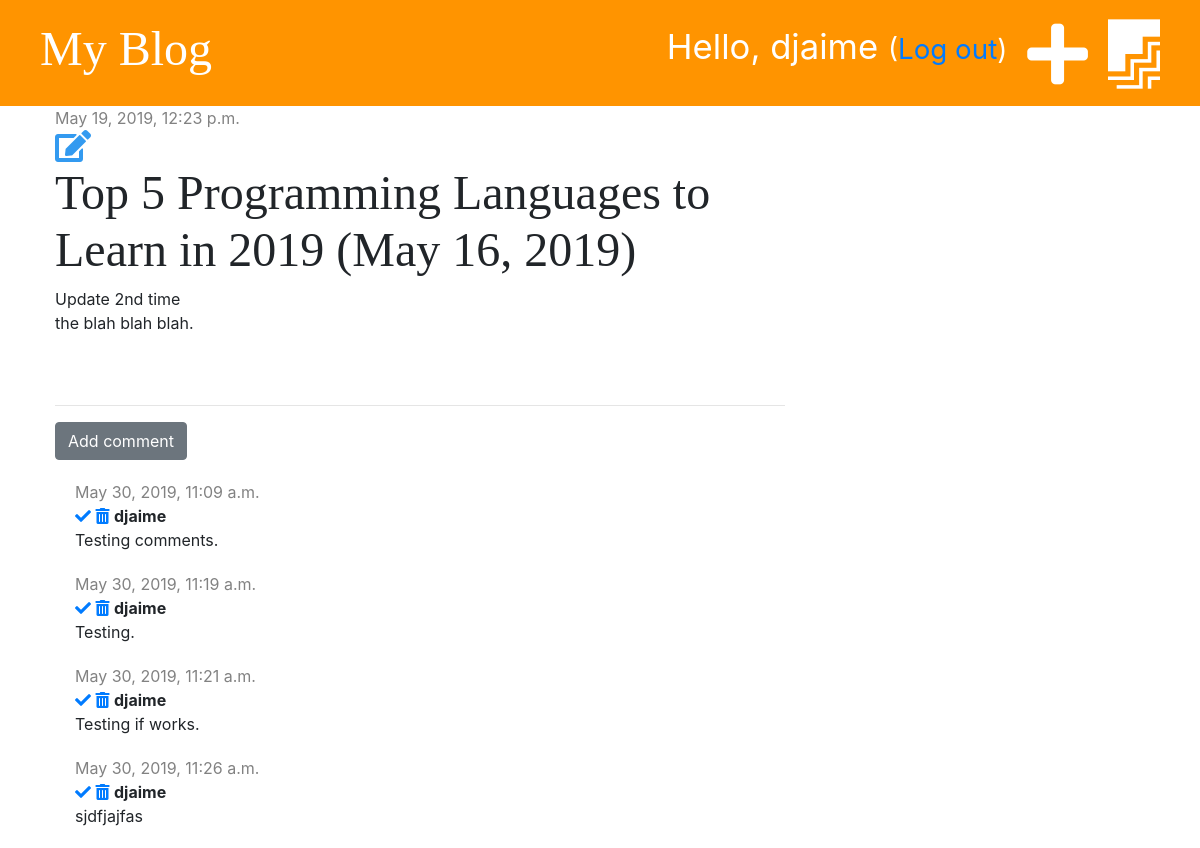
Before: /post/2/ (signed in) with the older database file.
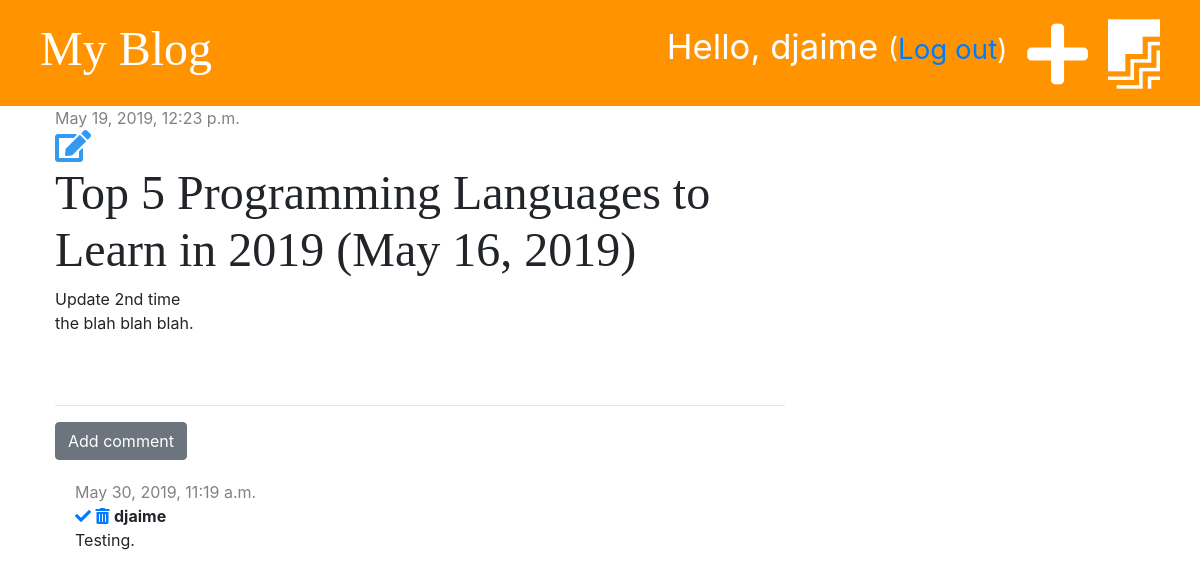
After: the same page with the newer database file.
### blog/models.py (models this page shows, shortened)
class Post(models.Model):
    author = models.ForeignKey('auth.User', on_delete=models.CASCADE)
    title = models.CharField(max_length=200)
    text = models.TextField()
    created_date = models.DateTimeField(default=timezone.now)
    published_date = models.DateTimeField(blank=True, null=True)

class Comment(models.Model):
    post = models.ForeignKey('blog.Post', on_delete=models.CASCADE, related_name='comments')
    author = models.CharField(max_length=200)
    text = models.TextField()
    created_date = models.DateTimeField(default=timezone.now)
    approved = models.BooleanField(default=False)

### blog/views.py (the view)
# urls.py: path('post/<int:pk>/', views.post_detail, name='post_detail'),
def post_detail(request, pk):
    post = get_object_or_404(Post, pk=pk)
    stuff_for_frontend = {'post': post}
    return render(request, 'blog/post_detail.html', stuff_for_frontend)

### blog/templates/blog/post_detail.html (shortened to what this page needs)
{% extends 'blog/base.html'%}
{% block content %}
    <div class="post">
        {% if post.published_date %}
            <div class="date">
                {{ post.published_date }}
            </div>
            {% else %}
            <a href="{% url 'post_publish' pk=post.pk %}" class="btn btn-primary">Publish</a>
        {% endif %}
    {% if user.is_authenticated %}
        <a href="{% url 'post_edit' pk=post.pk %}"><i class="fas fa-edit fa-2x" style="color:#339af0"></i></a>
    {% endif %}
        <h1>{{ post.title }}</h1>
        <p>{{ post.text|linebreaksbr }}</p>
    </div>
    <hr>
    <a href="{% url 'add_comment_to_post' pk=post.pk %}" class="btn btn-secondary">Add comment</a>
    {% for comment in post.comments.all %}
        {% if user.is_authenticated or comment.approved %}
        <div class="comment">
            <div class="date">
                {{ comment.created_date }}
            </div>
            {% if not comment.approved and user.is_superuser %}
                <a href="{% url 'comment_approve' pk=comment.pk %}"><i class="fas fa-check"></i></a>
                <a href="{% url 'comment_remove' pk=comment.pk %}"><i class="fas fa-trash-alt"></i></a>
            {% endif %}
            <strong>{{ comment.author }}</strong>
            <p>{{ comment.text }}</p>
        </div>
        {% endif %}
    {% empty %}
        <p>No comments yet...</p>
    {% endfor %}
{% endblock %}

### blog/templates/blog/base.html (shortened to what this page needs)
{% load staticfiles %}
<!DOCTYPE html>
<html lang="en">
<head>
    <link rel="stylesheet" href="https://stackpath.bootstrapcdn.com/bootstrap/4.3.1/css/bootstrap.min.css">
    <link rel="stylesheet" href="{% static 'css/blog.css' %}">
    <link rel="stylesheet" href="https://use.fontawesome.com/releases/v5.8.2/css/all.css">
</head>
<body>
<div class="page-header">
    {% if user.is_authenticated %}
        <a href="{% url "post_draft_list" %}" class="top-menu"><i class="fab fa-firstdraft fa-2x"></i></a>
        <a href="{% url "post_new" %}" class="top-menu"><i class="fas fa-plus fa-2x"></i></a>
        <p class="top-menu">Hello, {{ user.username }} <small>(<a href="{% url 'logout' %}">Log out</a>)</small></p>
    {% else %}
        <a href="{% url "login" %}" class="top-menu"><i class="fas fa-sign-in-alt fa-2x"></i></a>
    {% endif %}
    <h1><a href="{% url "post_list" %}">My Blog</a></h1>
</div>
<div class="content container">
    <div class="row">
        <div class="col-md-8">
            {% block content %}
            {% endblock %}
        </div>
    </div>
</div>
</body>
</html>

### blog/static/css/blog.css (style rules this page uses)
.page-header { background-color: #ff9400; margin-top: 0; padding: 20px 20px 20px 40px; }
.page-header h1, .page-header h1 a { color: #ffffff; font-size: 36pt; text-decoration: none; }
.content { margin-left: 40px; }
h1, h2, h3, h4 { font-family: 'Tangerine', 'Inconsolata', 'Droid Sans', serif; font-size: 48px; }
.date { color: #828282; }
.post { margin-bottom: 70px; }
.top-menu, .top-menu:hover { color: #ffffff; float: right; font-size: 26pt; margin-right: 20px; }
.comment { margin: 20px 0px 20px 20px; }

Changed rows visible on the page:
removed Comment: created_date "May 30, 2019, 11:09 a.m.", approved False (drawn), author "djaime", text "Testing comments."
removed Comment: created_date "May 30, 2019, 11:21 a.m.", approved False (drawn), author "djaime", text "Testing if works."
removed Comment: created_date "May 30, 2019, 11:26 a.m.", approved False (drawn), author "djaime", text "sjdfjajfas"
